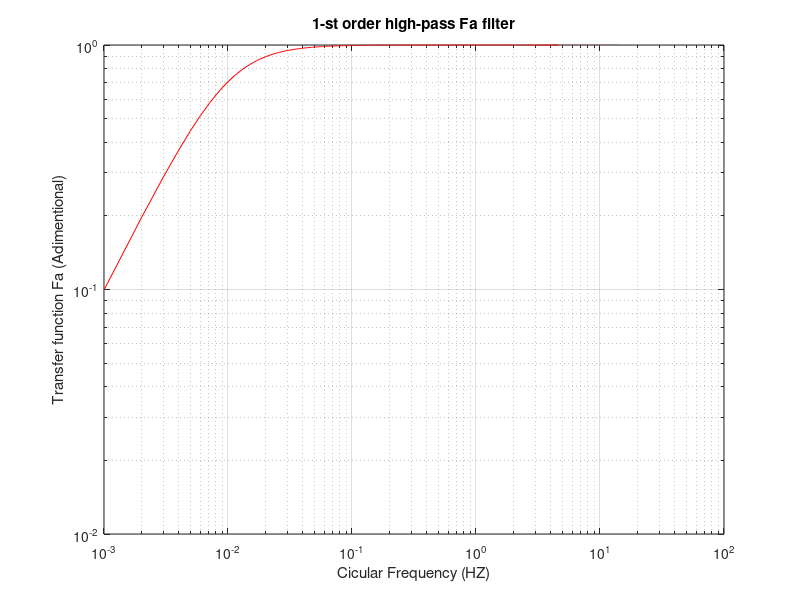
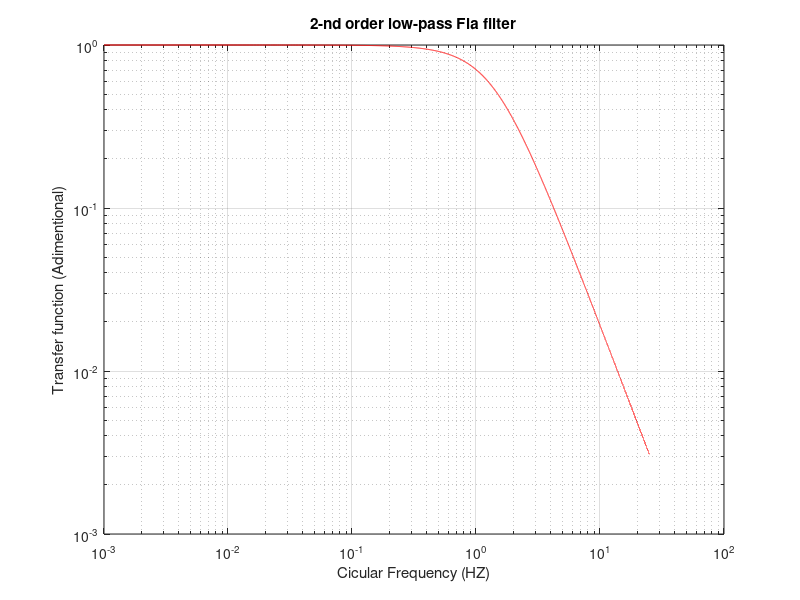
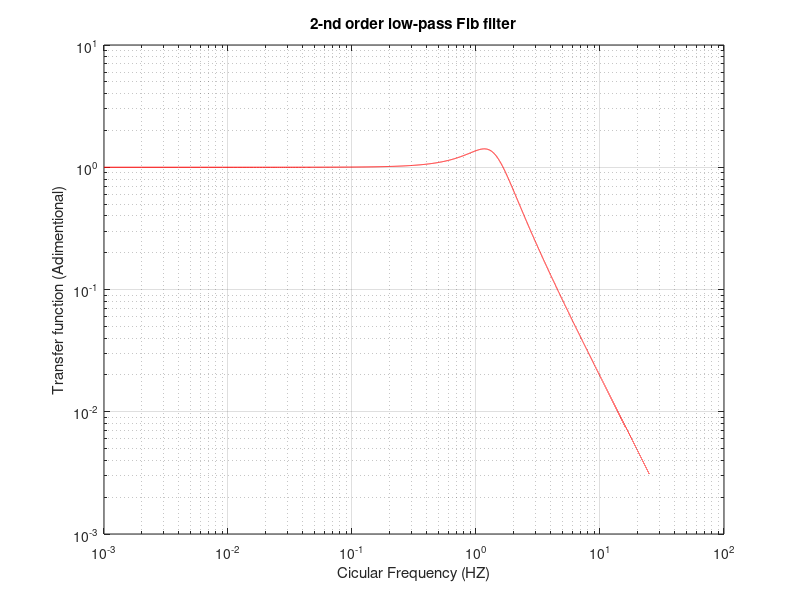
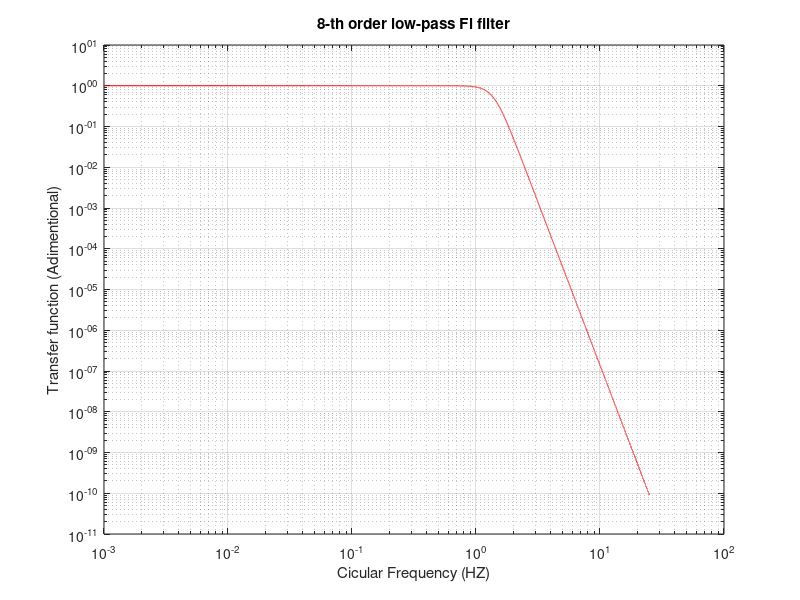

Recreate these plots in MATLAB, in order.
close all, clear all, clc
% The Apollo Seismometer Responses
%
% This scrip details the calculus and plots, of the Apollo PSE sismometers
% transference functions for acceleration, velocity, and displacement.
% It contains specific details about the internal components of the Long
% Period (LP) and Short period (SP) seismometers and takes into
% consideration that there is a flat and a peak mode for the LP
% seismometer.
%
%
% Vector of Frequencies
dfk = 0.001;
fk = dfk:dfk:25.000;
wk = 2*pi*fk;










%% LP seismometer
% This seismometer is sensible to relative displacement.
% Operational Amplifier's Constants
%
%
K = 204.9;                                                                  % DU/Volt
K1 = 500000;                                                                % Volt/Meter
K2 = 0.000016;                                                              % Meter/(Volt*Sec^2)
K3 = 31.6;                                                                  % Adimentional
%
%










%% Amplifier Filter Fa
%
%
wa = 0.0628;                                                                % Rad/Sec
%
%
% Transfer Function Fa(s)
FaTF = tf([1 0],[1 wa])                                                     % Adimentional
%
%
% Transfer Function Fa(wk)
for k = 1:length(wk)
    s = i*wk(k);
    Fak(k) = s/(s + wa);                                                    % Adimentional
end
%
%
% Plot of the Transfer Function Fa
% Circular Frequency
hfig = figure;
loglog(fk,abs(Fak),'r');
xlabel('Cicular Frequency (HZ)');
ylabel('Transfer function Fa (Adimentional)');
title('1-st order high-pass Fa filter');
set(hfig,'PaperOrientation','landscape');
grid on;
print(hfig,'-bestfit','-dpdf','TF_Fa.pdf');
%
%










%% Low-Pass Antialiasing Filter Fl
%
%
wl = 8.72665;                                                               % Rad/Sec
%
%










%% Part A of the Filter Fl  (Fla)
%
%
% Transfer Function Fla(s)
FlaTF = tf([wl^2],[1 2*cos(pi/8)*wl wl^2])                                  % Adimentional
%
%
% Transfer Function Fla(wk)
for k = 1:length(wk)
    s = i*wk(k);
    Flak(k) = wl^2/(s^2 + 2*cos(pi/8)*wl*s + wl^2);                         % Adimentional
end
%
%
% Plot of the Transfer Function Fla
% Circular Frequency
hfig = figure;
loglog(fk,abs(Flak),'r');
xlabel('Cicular Frequency (HZ)');
ylabel('Transfer function (Adimentional)');
title('2-nd order low-pass Fla filter');
set(hfig,'PaperOrientation','landscape');
grid on;
print(hfig,'-bestfit','-dpdf','TF_Fla.pdf');
%
%










%% Part A of the Filter Fl  (Flb)
%
%
% Transfer Function Flb(s)
FlbTF = tf([wl^2],[1 2*cos(3*pi/8)*wl wl^2])                                % Adimentional
%
%
% Transfer Function Flb(wk)
for k = 1:length(wk)
    s = i*wk(k);
    Flbk(k) = wl^2/(s^2 + 2*cos(3*pi/8)*wl*s + wl^2);                       % Adimentional
end
%
%
% Plot of the Transfer Function Flb
% Circular Frequency
hfig = figure;
loglog(fk,abs(Flbk),'r');
xlabel('Cicular Frequency (HZ)');
ylabel('Transfer function (Adimentional)');
title('2-nd order low-pass Flb filter');
set(hfig,'PaperOrientation','landscape');
grid on;
print(hfig,'-bestfit','-dpdf','TF_Flb.pdf');
%
%










%% Complete Filter Fl
%
% Transfer Function Fl(s)
FlTF = (FlaTF)^2*(FlbTF)^2                                                  % Adimentional
%
%
% Transfer Function Fl(wk)
for k = 1:length(wk)
    s = i*wk(k);
    Flk(k) = 3.363e07/(s^8 + 45.61*s^7 + 1040*s^6 + 1.533e04*s^5 + 1.584e05*s^4 + 1.168e06*s^3 + 6.032e06*s^2 + 2.014e07*s + 3.363e07);% Adimentional
end
%
%
% Plot of the Transfer Function Fl
% Circular Frequency
hfig = figure;
loglog(fk,abs(Flk),'r');
xlabel('Cicular Frequency (HZ)');
ylabel('Transfer function (Adimentional)');
title('8-th order low-pass Fl filter');
set(hfig,'PaperOrientation','landscape');
grid on;
print(hfig,'-bestfit','-dpdf','TF_Fl.pdf');
%
%










%% Seismometer Acceleration Transfer Function S
%
f0 = 0.06667;                                                               % Hertz
w0 = 2*pi*f0;                                                               % Rad/Sec
h = 0.85;                                                                   % Adimentional
%
%
% Transfer Function S(s)
STF = tf([1],[1 2*h*w0 w0^2])                                               % Sec^2
%
%
% Transfer Function S(wk)
for k = 1:length(wk)
    s = i*wk(k);
    Sk(k) = 1/(s^2 + 2*h*w0*s + w0^2);                                      % Sec^2
end
%
%
% Plot of the Transfer Function S
% Circular Frequency
hfig = figure;
loglog(fk,abs(Sk),'r');
xlabel('Cicular Frequency (HZ)');
ylabel('Transfer function (Sec^2)');
title('Seismometer Tranfer Function (Acceleration)');
set(hfig,'PaperOrientation','landscape');
grid on;
print(hfig,'-bestfit','-dpdf','TF_S.pdf');
%
%










%% Demodulator Transfer Function Fd
%
%
wd = 47.62;                                                                 % Rad/Sec
%
%
% Transfer Function Fd(s)
FdTF = tf([wd],[1 wd])                                                      % Adimentional
%
%
% Transfer Function Fd(wk)
for k = 1:length(wk)
    s = i*wk(k);
    Fdk(k) = wd/(s + wd);                                                   % Adimentional
end
%
%
% Plot of the Transfer Function Fd
% Circular Frequency
hfig = figure;
loglog(fk,abs(Fdk),'r');
xlabel('Cicular Frequency (HZ)');
ylabel('Transfer function (Adimentional)');
title('Demodulator Tranfer Function');
set(hfig,'PaperOrientation','landscape');
grid on;
print(hfig,'-bestfit','-dpdf','TF_Fd.pdf');
%
%










%% Feedback Transfer Function Ff
%
%
wf = 0.000997;                                                              % Rad/Sec
%
%
% Transfer Function Ff(s)
FfTF = tf([wf],[1 wf])                                                      % Adimentional
%
%
% Transfer Function Ff(wk)
for k = 1:length(wk)
    s = i*wk(k);
    Ffk(k) = wf/(s + wf);                                                   % Adimentional
end
%
%
% Plot of the Transfer Function Ff
% Circular Frequency
hfig = figure;
loglog(fk,abs(Ffk),'r');
xlabel('Cicular Frequency (HZ)');
ylabel('Transfer function (Adimentional)');
title('1-st Order Feedback Filter Ff Tranfer Function');
set(hfig,'PaperOrientation','landscape');
grid on;
print(hfig,'-bestfit','-dpdf','TF_Ff.pdf');
%
%










%% Flat Acceleration Transfer Function Flat_aTF
% 
%
% Transfer Function Flat_aTF(s)
%
Flat_aTF = K*K3*FaTF*FlTF*feedback(K1*STF*FdTF,K2*FfTF)                     % DU*Sec^2/Meter
%
%
% Transfer Function Flat_ak(wk)
for k = 1:length(wk)
    s = i*wk(k);
    Flat_ak(k) = (5.185e18*s^2 + 5.17e15*s)/(s^13 + 94*s^12 + 3284*s^11 + 6.737e04*s^10 + 9.395e05*s^9 + 9.415e06*s^8 + 6.859e07*s^7+ 3.571e08*s^6 + 1.245e09*s^5 + 2.441e09*s^4 + 1.468e09*s^3 + 3.729e08*s^2+ 3.127e07*s + 8.199e05);% DU*Sec^2/Meter
end
%
%
% Plot of the Transfer Function Flat_aTF
% Circular Frequency
hfig = figure;
loglog(fk,abs(Flat_ak),'r');
xlabel('Cicular Frequency (HZ)');
ylabel('Transfer function (DU*s^2/m)');
title('Flat Aceleration Tranfer Function');
grid on;
set(hfig,'PaperOrientation','landscape');
grid on;
print(hfig,'-bestfit','-dpdf','Flat_aTF.pdf');
%
%










%% Flat Velocity Transfer Function Flat_vTF
%
%
% Transfer Function Flat_vTF(s)
Flat_vTF = Flat_aTF*tf([1 0],[1])                                           % DU*Sec/Meter
%
%
% Transfer Function Flat_vk(wk)
for k = 1:length(wk)
    s = i*wk(k);
    Flat_vk(k) = (5.185e18*s^3 + 5.17e15*s^2)/(s^13 + 94*s^12 + 3284*s^11 + 6.737e04*s^10 + 9.395e05*s^9 + 9.415e06*s^8 + 6.859e07*s^7+ 3.571e08*s^6 + 1.245e09*s^5 + 2.441e09*s^4 + 1.468e09*s^3 + 3.729e08*s^2+ 3.127e07*s + 8.199e05);% DU*Sec/Meter
end
%
%
% Plot of the Transfer Function
% Circular Frequency
hfig = figure;
loglog(fk,abs(Flat_vk),'r');
xlabel('Cicular Frequency (HZ)');
ylabel('Transfer function (DU*s/m)');
title('Flat Velocity Tranfer Function');
grid on;
set(hfig,'PaperOrientation','landscape');
grid on;
print(hfig,'-bestfit','-dpdf','Flat_vTF.pdf');
%
%










%% Flat Displacement Transfer Function Flat_dTF
%
%
% Transfer Function Flat_dTF(s)
Flat_dTF = Flat_vTF*tf([1 0],[1])% DU*Sec/Meter
%
%
% Transfer Function Flat_dk(wk)
for k = 1:length(wk)
    s = i*wk(k);
    Flat_dk(k) = (5.185e18*s^4 + 5.17e15*s^3)/(s^13 + 94*s^12 + 3284*s^11 + 6.737e04*s^10 + 9.395e05*s^9 + 9.415e06*s^8 + 6.859e07*s^7+ 3.571e08*s^6 + 1.245e09*s^5 + 2.441e09*s^4 + 1.468e09*s^3 + 3.729e08*s^2+ 3.127e07*s + 8.199e05);% DU*Sec/Meter
end
%
%
% Plot of the Transfer Function
% Circular Frequency
hfig = figure;
loglog(fk,abs(Flat_dk),'r');
xlabel('Cicular Frequency (HZ)');
ylabel('Transfer function (DU/m)');
title('Flat Tranfer Function (Displacement)');
grid on;
set(hfig,'PaperOrientation','landscape');
grid on;
print(hfig,'-bestfit','-dpdf','Flat_dTF.pdf')
%
%










%% Peak Acceleration Transfer Function Peak_aTF
% 
%
% Transfer Function Peak_aTF(s)
%
Peak_aTF = K*K3*FaTF*FlTF*feedback(STF*K1*FdTF,K2)                                  % DU*Sec^2/Meter
%
%
% Transfer Function Peak_ak(wk)
for k = 1:length(wk)
    s = i*wk(k);
    Peak_ak(k) = 5.185e18*s/(s^12 + 94*s^11 + 3284*s^10 + 6.775e04*s^9 + 9.569e05*s^8 + 9.811e06*s^7 + 7.444e07*s^6 + 4.178e08*s^5 + 1.693e09*s^4 + 4.765e09*s^3 + 9.281e09*s^2 + 1.366e10*s + 8.223e08);
end
%
%
% Plot of the Transfer Function Flat_aTF
% Circular Frequency
hfig = figure;
loglog(fk,abs(Peak_ak),'r');
xlabel('Cicular Frequency (HZ)');
ylabel('Transfer function (DU*s^2/m)');
title('Peak Aceleration Tranfer Function');
grid on;
set(hfig,'PaperOrientation','landscape');
grid on;
print(hfig,'-bestfit','-dpdf','Peak_aTF.pdf');
%
%










%% Peak Velocity Transfer Function Peak_vTF
%
%
% Transfer Function Peak_vTF(s)
Peak_vTF = Peak_aTF*tf([1 0],[1])                                           % DU*Sec/Meter
%
%
% Transfer Function Peak_vk(wk)
for k = 1:length(wk)
    s = i*wk(k);
    Peak_vk(k) = 5.185e18*s^2/(s^12 + 94*s^11 + 3284*s^10 + 6.775e04*s^9 + 9.569e05*s^8 + 9.811e06*s^7 + 7.444e07*s^6 + 4.178e08*s^5 + 1.693e09*s^4 + 4.765e09*s^3 + 9.281e09*s^2 + 1.366e10*s + 8.223e08);
end
%
%
% Plot of the Transfer Function
% Circular Frequency
hfig = figure;
loglog(fk,abs(Peak_vk),'r');
xlabel('Cicular Frequency (HZ)');
ylabel('Transfer function (DU*s/m)');
title('Peak Velocity Tranfer Function');
grid on;
set(hfig,'PaperOrientation','landscape');
grid on;
print(hfig,'-bestfit','-dpdf','Peak_vTF.pdf');
%
%










%% Peak Displacement Transfer Function Peak_dTF
%
%
% Transfer Function Peak_dTF(s)
Peak_dTF = Peak_vTF*tf([1 0],[1])% DU*Sec/Meter
%
%
% Transfer Function Flat_dk(wk)
for k = 1:length(wk)
    s = i*wk(k);
    Peak_dk(k) = 5.185e18*s^3/(s^12 + 94*s^11 + 3284*s^10 + 6.775e04*s^9 + 9.569e05*s^8 + 9.811e06*s^7 + 7.444e07*s^6 + 4.178e08*s^5 + 1.693e09*s^4 + 4.765e09*s^3 + 9.281e09*s^2 + 1.366e10*s + 8.223e08);
end
%
%
% Plot of the Transfer Function
% Circular Frequency
hfig = figure;
loglog(fk,abs(Peak_dk),'r');
xlabel('Cicular Frequency (HZ)');
ylabel('Transfer function (DU/m)');
title('Peak Tranfer Function (Displacement)');
grid on;
set(hfig,'PaperOrientation','landscape');
grid on;
print(hfig,'-bestfit','-dpdf','Peak_dTF.pdf')
%
%










 
%% SP Seismometer is sensible to velocity.
% This seismometer is sensible to velocity
% 
% Equipment constant's
Rg = 1800;
Re = 2680;
G = Re/(Rg+Re);
G1 = 175;
G2 = 23700;















%% SP Sensor Transfer Function Sp
%
%
fSP = 1.0;
w0 = 2*pi*fSP;
hSP = 0.85;
%
%
% Transfer Function Sp(s)
SpTF = tf([1 0],[1 2*h*w0 (w0)^2])                              % Adimentional
%
%
% Transfer Function Sp(wk)
for k = 1:length(wk)
    s = i*wk(k);
    Spk(k) = s^2/(s^2 + 2*h*w0+s+(w0)^2);                                                   % Adimentional
end
%
%
% Plot of the Transfer Function Sp
% Circular Frequency
hfig = figure;
loglog(fk,abs(Spk),'r');
xlabel('Cicular Frequency (HZ)');
ylabel('Transfer function (Adimentional)');
title('SP Sensor Tranfer Function');
set(hfig,'PaperOrientation','landscape');
grid on;
print(hfig,'-bestfit','-dpdf','TF_Sp.pdf');
%
%










%% Feedback Transfer Function Fb
%
%
wb = 0.314165;
%
%
% Transfer Function Fb(s)
FbTF = tf([1 0],[1 wb])                                                     % Adimentional
%
%
% Transfer Function Fb(wk)
for k = 1:length(wk)
    s = i*wk(k);
    Fbk(k) = s/(s + wb);                                                   % Adimentional
end
%
%
% Plot of the Transfer Function Fb
% Circular Frequency
hfig = figure;
loglog(fk,abs(Fbk),'r');
xlabel('Cicular Frequency (HZ)');
ylabel('Transfer function (Adimentional)');
title('1-st Order High Pass Filter Fb Tranfer Function');
set(hfig,'PaperOrientation','landscape');
grid on;
print(hfig,'-bestfit','-dpdf','TF_Fb.pdf');
%
%










%% Low-Pass Antialiasing Filter Fp
%
%
wp = 57.1199;                                                               % Rad/Sec
%
%










%% Part A of the Filter Fp  (Fpa)
%
%
% Transfer Function Fpa(s)
FpaTF = tf([wp^2],[1 2*cos(pi/8)*wp wp^2])                                  % Adimentional
%
%
% Transfer Function Fpa(wk)
for k = 1:length(wk)
    s = i*wk(k);
    Fpak(k) = wp^2/(s^2 + 2*cos(pi/8)*wp*s + wp^2);                         % Adimentional
end
%
%
% Plot of the Transfer Function Fla
% Circular Frequency
hfig = figure;
loglog(fk,abs(Fpak),'r');
xlabel('Cicular Frequency (HZ)');
ylabel('Transfer function (Adimentional)');
title('2-nd order low-pass Fpa filter');
set(hfig,'PaperOrientation','landscape');
grid on;
print(hfig,'-bestfit','-dpdf','TF_Fpa.pdf');
%
%










%% Part A of the Filter Fp  (Fpb)
%
%
% Transfer Function Fpb(s)
FpbTF = tf([wp^2],[1 2*cos(3*pi/8)*wp wp^2])                                % Adimentional
%
%
% Transfer Function Fpb(wk)
for k = 1:length(wk)
    s = i*wk(k);
    Fpbk(k) = wp^2/(s^2 + 2*cos(3*pi/8)*wp*s + wp^2);                       % Adimentional
end
%
%
% Plot of the Transfer Function Fpb
% Circular Frequency
hfig = figure;
loglog(fk,abs(Fpbk),'r');
xlabel('Cicular Frequency (HZ)');
ylabel('Transfer function (Adimentional)');
title('2-nd order low-pass Fpb filter');
set(hfig,'PaperOrientation','landscape');
grid on;
print(hfig,'-bestfit','-dpdf','TF_Fpb.pdf');
%
%










%% Complete Filter Fp
%
% Transfer Function Fp(s)
FpTF = (FpaTF)^2*(FpbTF)^2                                                  % Adimentional
%
%
% Transfer Function Fp(wk)
for k = 1:length(wk)
    s = i*wk(k);
    Fpk(k) = 1.133e14/(s^8 + 298.5*s^7 + 4.456e04*s^6 + 4.299e06*s^5 + 2.908e08*s^4 + 1.403e10*s^3 + 4.743e11*s^2 + 1.037e13*s + 1.133e14);
end
%
%
% Plot of the Transfer Function Fp
% Circular Frequency
hfig = figure;
loglog(fk,abs(Fpk),'r');
xlim([0.005 20]);
xlabel('Cicular Frequency (HZ)');
ylabel('Transfer function (Adimentional)');
title('8-th order low-pass Fp filter');
set(hfig,'PaperOrientation','landscape');
grid on;
print(hfig,'-bestfit','-dpdf','TF_Fp.pdf');
%
%










%% Short Acceleration Transfer Function Short_aTF
% 
%
% Transfer Function Short_aTF(s)
Short_aTF = K*G*G1*G2*SpTF*FbTF*FpTF                                        % DU*Sec^2/Meter
%
%
% Transfer Function Peak_ak(wk)
for k = 1:length(wk)
    s = i*wk(k);
    Short_ak(k) = 5.761e22*s^2/(s^11 + 309.5*s^10 + 4.788e04*s^9 + 4.802e06*s^8 + 3.399e08*s^7 + 1.741e10*s^6 + 6.411e11*s^5 + 1.619e13*s^4 + 2.478e14*s^3 + 1.696e15*s^2 + 4.982e15*s + 1.405e15);
end
%
%
% Plot of the Transfer Function Short_aTF
% Circular Frequency
hfig = figure;
loglog(fk,abs(Short_ak),'r');
xlabel('Cicular Frequency (HZ)');
ylabel('Transfer function (DU*s^2/m)');
title('Short Aceleration Tranfer Function');
set(hfig,'PaperOrientation','landscape');
grid on;
print(hfig,'-bestfit','-dpdf','Short_aTF.pdf');
%
%










%% Short Velocity Transfer Function Short_vTF
%
%
% Transfer Function Short_vTF(s)
Short_vTF = Short_aTF*tf([1 0],[1])                                         % DU*Sec/Meter
%
%
% Transfer Function Peak_vk(wk)
for k = 1:length(wk)
    s = i*wk(k);
    Short_vk(k) = 5.761e22*s^3/(s^11 + 309.5*s^10 + 4.788e04*s^9 + 4.802e06*s^8 + 3.399e08*s^7 + 1.741e10*s^6 + 6.411e11*s^5 + 1.619e13*s^4 + 2.478e14*s^3 + 1.696e15*s^2 + 4.982e15*s + 1.405e15);
end
%
%
% Plot of the Transfer Function
% Circular Frequency
hfig = figure;
loglog(fk,abs(Short_vk),'r');
xlabel('Cicular Frequency (HZ)');
ylabel('Transfer function (DU*s/m)');
title('Short Velocity Tranfer Function');
set(hfig,'PaperOrientation','landscape');
grid on;
print(hfig,'-bestfit','-dpdf','Short_vTF.pdf');
%
%










%% Short Displacement Transfer Function Short_dTF
%
%
% Transfer Function Short_dTF(s)
Short_dTF = Short_vTF*tf([1 0],[1])% DU*Sec/Meter
%
%
% Transfer Function Flat_dk(wk)
for k = 1:length(wk)
    s = i*wk(k);
    Short_dk(k) = 5.761e22*s^4/(s^11 + 309.5*s^10 + 4.788e04*s^9 + 4.802e06*s^8 + 3.399e08*s^7 + 1.741e10*s^6 + 6.411e11*s^5 + 1.619e13*s^4 + 2.478e14*s^3 + 1.696e15*s^2 + 4.982e15*s + 1.405e15);
end
%
%
% Plot of the Transfer Function
% Circular Frequency
hfig = figure;
loglog(fk,abs(Short_dk),'r');
xlabel('Cicular Frequency (HZ)');
ylabel('Transfer function (DU/m)');
title('Short Tranfer Function (Displacement)');
set(hfig,'PaperOrientation','landscape');
grid on;
print(hfig,'-bestfit','-dpdf','Short_dTF.pdf')
%
%










%% Plot of Sensitivity
% Circular Frequency
hfig = figure;
loglog(fk,0.01*abs(Flat_dk),'k',fk,0.01*abs(Peak_dk),'r',fk,0.01*abs(Short_dk),'b');
xlim([0.005 20]);
ylim([10^3 10^10]);
xlabel('Cicular Frequency (HZ)');
ylabel('Sensitivity (DU/cm)');
title('Apollo Seismometer Frequency Responses');
legend('Apollo-LP(Flat)','Apollo-LP(Peak)','Apollo-SP');
set(hfig,'PaperOrientation','landscape');
grid on;
print(hfig,'-bestfit','-dpdf','Sensitivity.pdf')
%
%
%% Plot of the Transfer Function Fa
% preliminaries
% [svFa,wFa] = sigma(FaTF);
% fFa = wFa/(2*pi);
% Circular Frequency
% hfig = figure;
% loglog(fFa,svFa,'r');
% xlabel('Circular Frequency (HZ)');
% ylabel('Transfer function Fa (Adimentional)');
% title('1-st order hifh-pass Fa filter');
%
%
